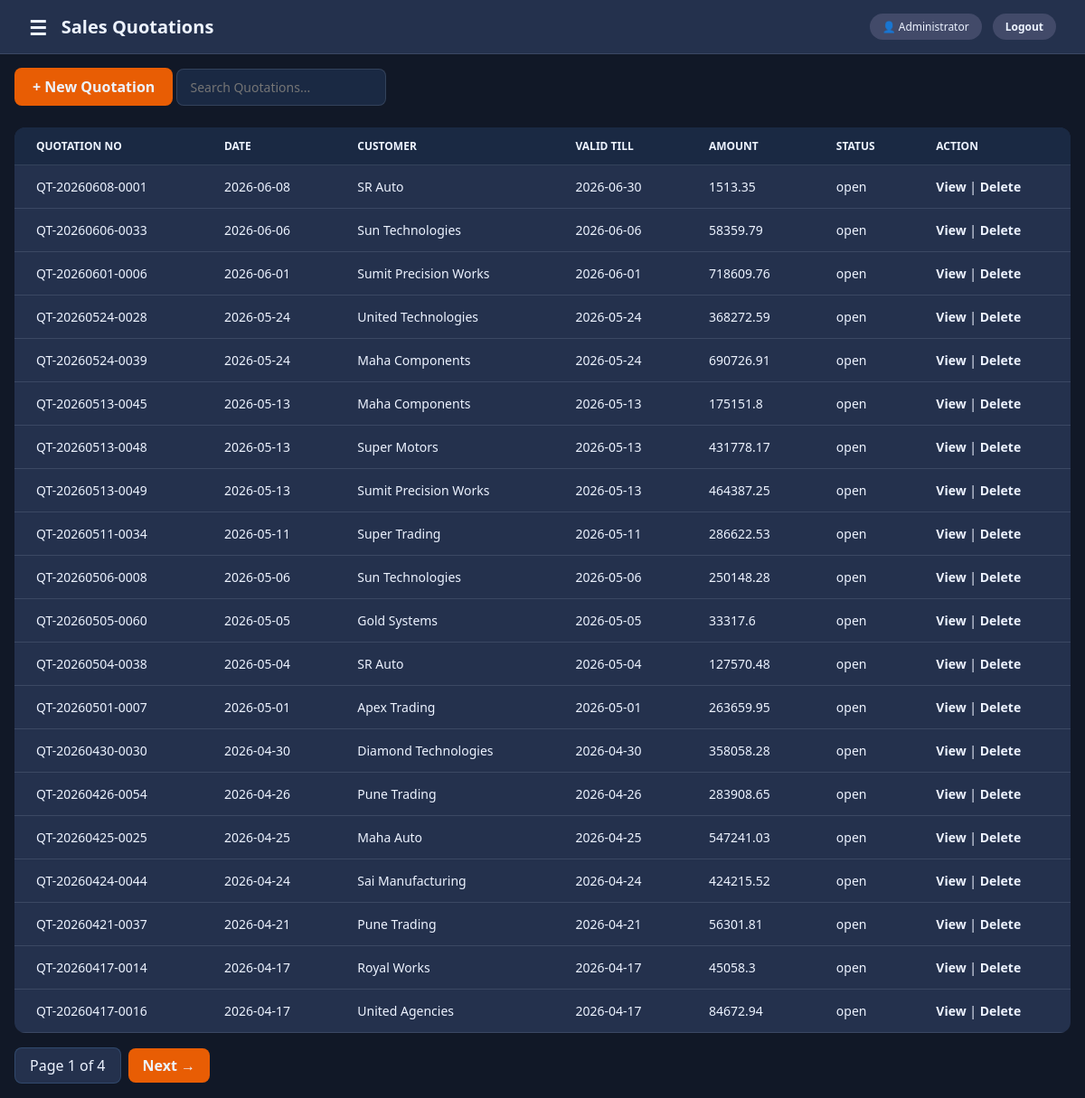
Screenshot of /sales-quotations (signed in) with the database file from the repository.
### tables this page shows
CREATE TABLE sales_quotations (
        id INTEGER PRIMARY KEY AUTOINCREMENT,
        quotation_no TEXT NOT NULL UNIQUE,
        quotation_date DATE NOT NULL,
        customer_id INTEGER NOT NULL,
        valid_till DATE,
        kind_attn TEXT,
        remarks TEXT,
        status TEXT DEFAULT 'open',
        total_amount REAL DEFAULT 0,
        created_at DATETIME DEFAULT CURRENT_TIMESTAMP,
        FOREIGN KEY (customer_id) REFERENCES customers(id)
        );

CREATE TABLE customers (
        id INTEGER PRIMARY KEY AUTOINCREMENT,
        name TEXT NOT NULL,
        phone TEXT,
        email TEXT,
        address TEXT,
        city TEXT,
        state TEXT,
        gst_number TEXT,
        created_at DATETIME DEFAULT CURRENT_TIMESTAMP
        );

### modules/sales.py (the view)
@sales.route("/sales-quotations")
def sales_quotations_list():
    page = request.args.get("page", 1, type=int)
    per_page = 20
    offset = (page - 1) * per_page
    conn = get_connection()
    cursor = conn.cursor()
    cursor.execute("""
        SELECT sales_quotations.*,
               customers.name as customer_name
        FROM sales_quotations
        LEFT JOIN customers ON sales_quotations.customer_id = customers.id
        ORDER BY sales_quotations.quotation_date DESC
        LIMIT ? OFFSET ?
    """, (per_page, offset))
    quotations = cursor.fetchall()
    cursor.execute("SELECT COUNT(*) FROM sales_quotations")
    total = cursor.fetchone()[0]
    total_pages = (total + per_page - 1) // per_page
    conn.close()
    return render_template("sales/sales_quotations.html", quotations=quotations, page=page, total_pages=total_pages)

### database.py (called while the page is built)
def get_connection():
    conn = sqlite3.connect(DATABASE)
    conn.row_factory = sqlite3.Row
    return conn

### modules/auth.py (called while the page is built)
def require_system(system_name):
    def check():
        if not session.get("user_id"):
            return redirect(url_for("auth.login", system=system_name, next=request.path))
        if session.get("system") != system_name:
            flash("That section belongs to a different login.", "danger")
            return redirect(url_for("auth.login", system=system_name))
    return check

### modules/delivery.py (called while the page is built, shortened)
@delivery.app_context_processor
def inject_delivery_notifications():
    user_id = session.get("user_id")
    if session.get("system") != "delivery" or not user_id:
        return {"delivery_unread_count": 0}

### modules/projects.py (called while the page is built)
@projects.app_context_processor
def inject_sidebar_projects():
    user_id = session.get("user_id")
    if not user_id:
        return {"sidebar_projects": []}
    conn = get_connection()
    cursor = conn.cursor()
    cursor.execute(
        """SELECT id, name FROM projects
           WHERE (? = 1 OR created_by = ? OR EXISTS (
               SELECT 1 FROM project_user_shares
               WHERE project_user_shares.project_id = projects.id
                 AND project_user_shares.user_id = ?
           ))
           ORDER BY name COLLATE NOCASE, id""",
        (int(session.get("role") == "admin"), user_id, user_id),
    )
    sidebar_projects = cursor.fetchall()
    conn.close()
    return {"sidebar_projects": sidebar_projects}

### templates/sales/sales_quotations.html (shortened to what this page needs)
{% extends "base.html" %}
{% block page_title %}Sales Quotations{% endblock %}
{% block content %}
<a href="/sales-quotations/add" style="background: #e85d04; color: white; padding: 10px 20px; border-radius: 8px; text-decoration: none; font-weight: 600;">+ New Quotation</a>
<input type="text" id="searchInput" placeholder="Search Quotations...">
<table>
    <thead>
        <tr>
            <th>Quotation No</th>
            <th>Date</th>
            <th>Customer</th>
            <th>Valid Till</th>
            <th>Amount</th>
            <th>Status</th>
            <th>Action</th>
        </tr>
    </thead>
    <tbody>
        {% for quotation in quotations %}
        <tr>
            <td>{{ quotation.quotation_no }}</td>
            <td>{{ quotation.quotation_date }}</td>
            <td>{{ quotation.customer_name }}</td>
            <td>{{ quotation.valid_till }}</td>
            <td>{{ quotation.total_amount }}</td>
            <td>{{ quotation.status }}</td>
            <td>
                <a href="/sales-quotations/view/{{ quotation.id }}">View</a> |
                <a href="/sales-quotations/delete/{{ quotation.id }}">Delete</a>
            </td>
        </tr>
        {% endfor %}
    </tbody>
</table>
<div style="display: flex; gap: 8px; margin-top: 16px; align-items: center;">
    <span style="padding: 8px 16px; background: white; border-radius: 8px; border: 1px solid #e0ddd8;">
        Page {{ page }} of {{ total_pages }}
    </span>
    {% if page < total_pages %}
    <a href="/sales-quotations?page={{ page + 1 }}" style="background: #e85d04; color: white; padding: 8px 16px; border-radius: 8px; text-decoration: none;">Next →</a>
    {% endif %}
</div>
{% endblock %}

### templates/base.html (style rules this page uses)
:root { --theme-primary: #3E445C; --theme-secondary: #424A69; --theme-tertiary: #4A628A; --theme-accent: #5890CB; --theme-surface: #f5f3ef; --theme-surface-strong: #edf3fb; --theme-card: #ffffff; --theme-border: rgba(62, 68, 92, 0.15); --theme-text: #1a1a1a; --theme-text-soft: #6b6b6b; --theme-white: #ffffff; --theme-hover: rgba(88, 144, 203, 0.08); }
body[data-theme="dark"] { --theme-primary: #3E445C; --theme-secondary: #424A69; --theme-tertiary: #4A628A; --theme-accent: #5890CB; --theme-surface: #111827; --theme-surface-strong: #1a2943; --theme-card: #24314d; --theme-border: rgba(148, 163, 184, 0.2); --theme-text: #edf3ff; --theme-text-soft: #d7e4ff; --theme-white: #24314d; --theme-hover: rgba(88, 144, 203, 0.18); }
body[data-theme="dark"] .page-title, body[data-theme="dark"] .stat-label, body[data-theme="dark"] .stat-value, body[data-theme="dark"] .accordion-title, body[data-theme="dark"] .accordion-sub, body[data-theme="dark"] .accordion-metric, body[data-theme="dark"] .accordion-chevron, body[data-theme="dark"] .tab-btn, body[data-theme="dark"] .tab-btn:not(.active), body[data-theme="dark"] .user-badge, body[data-theme="dark"] td, body[data-theme="dark"] th, body[data-theme="dark"] label, body[data-theme="dark"] .nav-label, body[data-theme="dark"] .logo-sub { color: #edf3ff !important; }
body[data-theme="dark"] .stat-card, body[data-theme="dark"] .accordion-item, body[data-theme="dark"] .tab-bar, body[data-theme="dark"] form, body[data-theme="dark"] table, body[data-theme="dark"] .sidebar-theme-toggle, body[data-theme="dark"] [style*="background: white"], body[data-theme="dark"] [style*="background: #fff"], body[data-theme="dark"] [style*="background:#fff"], body[data-theme="dark"] [style*="background: #ffffff"] { background: var(--theme-card) !important; border-color: rgba(88, 144, 203, 0.25) !important; color: #edf3ff !important; }
body[data-theme="dark"] a { color: #edf3ff !important; }
* { margin: 0; padding: 0; box-sizing: border-box; font-family: 'segoe UI', sans-serif; }
body { display: flex; background: var(--theme-surface); min-height: 100vh; color: var(--theme-text); }
table { width: 100%; border-collapse: collapse; background: var(--theme-card); border-radius: 12px; overflow: hidden; margin-top: 24px; }
thead th, th { background: var(--theme-surface-strong); padding: 12px 24px; text-align: left; font-size: 12px; font-weight: 600; color: var(--theme-text-soft); text-transform: uppercase; border-bottom: 1px solid var(--theme-border); }
tbody tr, tr { border-bottom: 1px solid var(--theme-border); }
td { padding: 14px 24px; font-size: 14px; color: var(--theme-text); }
input, select { background: var(--theme-surface-strong); border: 1.5px solid var(--theme-border); border-radius: 8px; padding: 10px 14px; font-size: 14px; outline: none; color: var(--theme-text); }
a { color: var(--theme-tertiary); text-decoration: none; font-weight: 600; }

### rows the page displays
sales_quotations: quotation_no "QT-20260608-0001", quotation_date "2026-06-08", customer_name "SR Auto", valid_till "2026-06-30", total_amount "1513.35", status "open"
sales_quotations: quotation_no "QT-20260606-0033", quotation_date "2026-06-06", customer_name "Sun Technologies", valid_till "2026-06-06", total_amount "58359.79", status "open"
sales_quotations: quotation_no "QT-20260601-0006", quotation_date "2026-06-01", customer_name "Sumit Precision Works", valid_till "2026-06-01", total_amount "718609.76", status "open"
sales_quotations: quotation_no "QT-20260524-0028", quotation_date "2026-05-24", customer_name "United Technologies", valid_till "2026-05-24", total_amount "368272.59", status "open"
sales_quotations: quotation_no "QT-20260524-0039", quotation_date "2026-05-24", customer_name "Maha Components", valid_till "2026-05-24", total_amount "690726.91", status "open"
sales_quotations: quotation_no "QT-20260513-0045", quotation_date "2026-05-13", customer_name "Maha Components", valid_till "2026-05-13", total_amount "175151.8", status "open"
sales_quotations: quotation_no "QT-20260513-0048", quotation_date "2026-05-13", customer_name "Super Motors", valid_till "2026-05-13", total_amount "431778.17", status "open"
sales_quotations: quotation_no "QT-20260513-0049", quotation_date "2026-05-13", customer_name "Sumit Precision Works", valid_till "2026-05-13", total_amount "464387.25", status "open"
sales_quotations: quotation_no "QT-20260511-0034", quotation_date "2026-05-11", customer_name "Super Trading", valid_till "2026-05-11", total_amount "286622.53", status "open"
sales_quotations: quotation_no "QT-20260506-0008", quotation_date "2026-05-06", customer_name "Sun Technologies", valid_till "2026-05-06", total_amount "250148.28", status "open"
sales_quotations: quotation_no "QT-20260505-0060", quotation_date "2026-05-05", customer_name "Gold Systems", valid_till "2026-05-05", total_amount "33317.6", status "open"
sales_quotations: quotation_no "QT-20260504-0038", quotation_date "2026-05-04", customer_name "SR Auto", valid_till "2026-05-04", total_amount "127570.48", status "open"
sales_quotations: quotation_no "QT-20260501-0007", quotation_date "2026-05-01", customer_name "Apex Trading", valid_till "2026-05-01", total_amount "263659.95", status "open"
sales_quotations: quotation_no "QT-20260430-0030", quotation_date "2026-04-30", customer_name "Diamond Technologies", valid_till "2026-04-30", total_amount "358058.28", status "open"
sales_quotations: quotation_no "QT-20260426-0054", quotation_date "2026-04-26", customer_name "Pune Trading", valid_till "2026-04-26", total_amount "283908.65", status "open"
sales_quotations: quotation_no "QT-20260425-0025", quotation_date "2026-04-25", customer_name "Maha Auto", valid_till "2026-04-25", total_amount "547241.03", status "open"
sales_quotations: quotation_no "QT-20260424-0044", quotation_date "2026-04-24", customer_name "Sai Manufacturing", valid_till "2026-04-24", total_amount "424215.52", status "open"
sales_quotations: quotation_no "QT-20260421-0037", quotation_date "2026-04-21", customer_name "Pune Trading", valid_till "2026-04-21", total_amount "56301.81", status "open"
sales_quotations: quotation_no "QT-20260417-0014", quotation_date "2026-04-17", customer_name "Royal Works", valid_till "2026-04-17", total_amount "45058.3", status "open"
sales_quotations: quotation_no "QT-20260417-0016", quotation_date "2026-04-17", customer_name "United Agencies", valid_till "2026-04-17", total_amount "84672.94", status "open"

### other values shown
{{ session.full_name }} "Administrator"
{{ page }} "1"
{{ total_pages }} "4"
